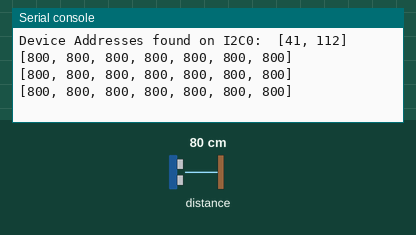
Recording of a program running on a simulated Raspberry Pi Pico running MicroPython. Parts: the last lines printed to the serial console. The inputs (shaded band) are chosen by the test bench; at power-on: distance to the obstacle 80 cm.

Above: at 1.2 s.
1.3 s: distance to the obstacle set to 2 cm
At 1.9 s:
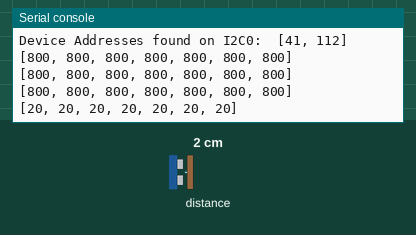
2.8 s: distance to the obstacle set to 4 cm
At 2.83 s:
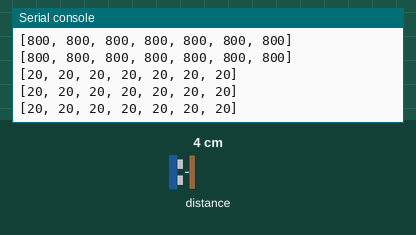
Timing chart, 0 to 5.8 s (numbered marks = the images above; inputs shaded):
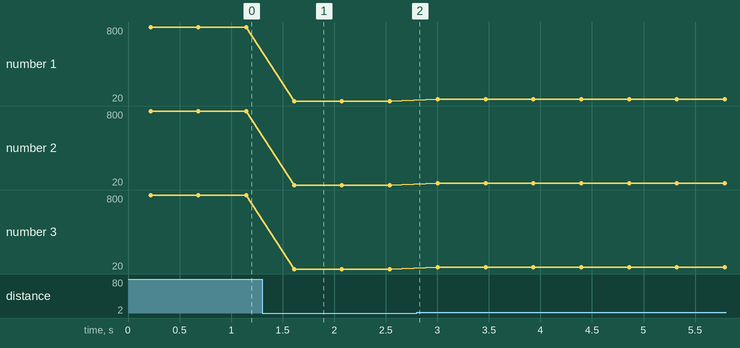

The program:

read_dist_snsrs.py
```python
# read_dist_snsrs.py
"""
Read all 7 distance sensors on a 180 degree arc
clock-wise from 9:00 to 3:00
"""

from machine import I2C, Pin, UART
from time import sleep
from dist_snsr_array import DistSnsrArray

# set up multiplexer on i2c0
i2c0 = I2C(0, sda=Pin(12), scl=Pin(13))
print("Device Addresses found on I2C0: ",i2c0.scan())

# Instantiate distance sensor array
dsa = DistSnsrArray(i2c0)

def read_snsrs():
    return dsa.read_all()

if __name__ == "__main__":
    NMBR_OF_READS = 40
    # sensor bins
    a = []
    b = []
    c = []
    d = []
    e = []
    f = []
    g = []
    all_bins = [a, b, c, d, e, f, g]
    for _ in range(NMBR_OF_READS):
        reading = read_snsrs()
        print(reading)
        # sort readings into bins
        for i in range(len(reading)):
            all_bins[i].append(reading[i])
        sleep(0.25)

    for bin in all_bins:
        print(f"Max = {max(bin)}")
        print(f"Min = {min(bin)}")
        print(f"Avg = {sum(bin)/len(bin)}")
        print("--------------------")
```

dist_snsr_array.py
```python
# dist_snsr_array.py

import struct
import time
import VL53L0X


# Multiplexer channels
# see: https://github.com/mcauser/micropython-tca9548a
CH0 = b'\x01'
CH1 = b'\x02'
CH2 = b'\x04'
CH3 = b'\x08'  # unused
CH4 = b'\x10'
CH5 = b'\x20'
CH6 = b'\x40'
CH7 = b'\x80'

# Sensor channels
SNSR_A = CH0
SNSR_B = CH1
SNSR_C = CH7
SNSR_D = CH6
SNSR_E = CH5
SNSR_F = CH4
SNSR_G = CH2
SENSORS = [SNSR_A, SNSR_B, SNSR_C, SNSR_D, SNSR_E, SNSR_F, SNSR_G]

ADDR = 0x70  # I2C address of I2C MUX

class DistSnsrArray():
    def __init__(self, bus):
        self.bus = bus
        self.tofs = self._set_up_tofs()
        self.pairs = self.set_up_pairs()

    def _set_up_tof(self, sensor):
        self.bus.writeto(ADDR, sensor)
        tof = VL53L0X.VL53L0X(self.bus)
        tof.start()
        return tof

    def _set_up_tofs(self):
        tofs = []
        for sensor in SENSORS:
            tof = self._set_up_tof(sensor)
            tofs.append(tof)
        return tofs

    def set_up_pairs(self):
        pairs = zip(self.tofs, SENSORS)
        return list(pairs)

    def _get_dist(self, tof, sensor):
        """return dist (mm) from sensor on mux"""
        self.bus.writeto(ADDR, sensor)
        dist = tof.read()
        # tof.stop()
        self.bus.writeto(ADDR, b'\x00')  # clear channels
        return dist

    def read_all(self):
        distances = []
        for pair in self.pairs:
            distance = self._get_dist(*pair)
            distances.append(distance)
        return distances
```

Measured:
- after the input at 1.3 s, the serial console: prints a new line after 0.31 s (image 1)
- plotted number 1: 800 → 20 after the input at 1.3 s, 20 → 40 after the input at 2.8 s
- plotted number 2: 800 → 20 after the input at 1.3 s, 20 → 40 after the input at 2.8 s
- plotted number 3: 800 → 20 after the input at 1.3 s, 20 → 40 after the input at 2.8 s
